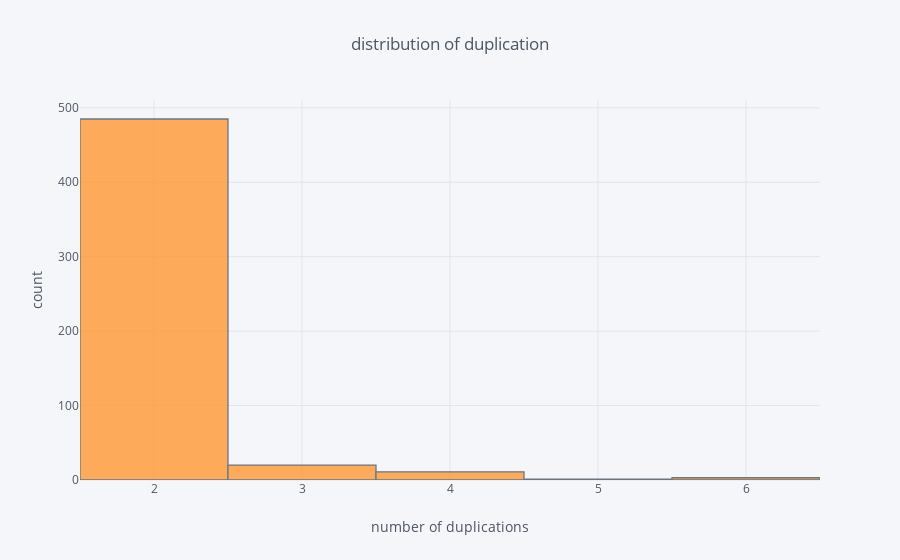

Notebook cell for this chart:
### Code cell
# The distribution of the length of answers 
duplicated_answers['count'].iplot(kind='hist', xTitle='number of duplications', 
                         yTitle='count', title='distribution of duplication')

### Figure 1 — Plotly figure (JSON) as saved in the notebook; plotly's stock layout.template omitted (floating-point values rounded to 4 significant figures; data arrays with more than 128 entries replaced by an {"elided": "..."} marker saying what was removed)
{"data": [{"histfunc": "count", "histnorm": "", "marker": {"color": "rgba(255, 153, 51, 1.0)", "line": {"color": "#4D5663", "width": 1.3}}, "name": "count", "opacity": 0.8, "orientation": "v", "type": "histogram", "uid": "bd2499c5-59a7-486a-a617-96e7b705b732", "x": {"elided": "520 int values"}}], "layout": {"barmode": "overlay", "legend": {"bgcolor": "#F5F6F9", "font": {"color": "#4D5663"}}, "paper_bgcolor": "#F5F6F9", "plot_bgcolor": "#F5F6F9", "title": {"font": {"color": "#4D5663"}, "text": "distribution of duplication"}, "xaxis": {"gridcolor": "#E1E5ED", "showgrid": true, "tickfont": {"color": "#4D5663"}, "title": {"font": {"color": "#4D5663"}, "text": "number of duplications"}, "zerolinecolor": "#E1E5ED"}, "yaxis": {"gridcolor": "#E1E5ED", "showgrid": true, "tickfont": {"color": "#4D5663"}, "title": {"font": {"color": "#4D5663"}, "text": "count"}, "zerolinecolor": "#E1E5ED"}}}
